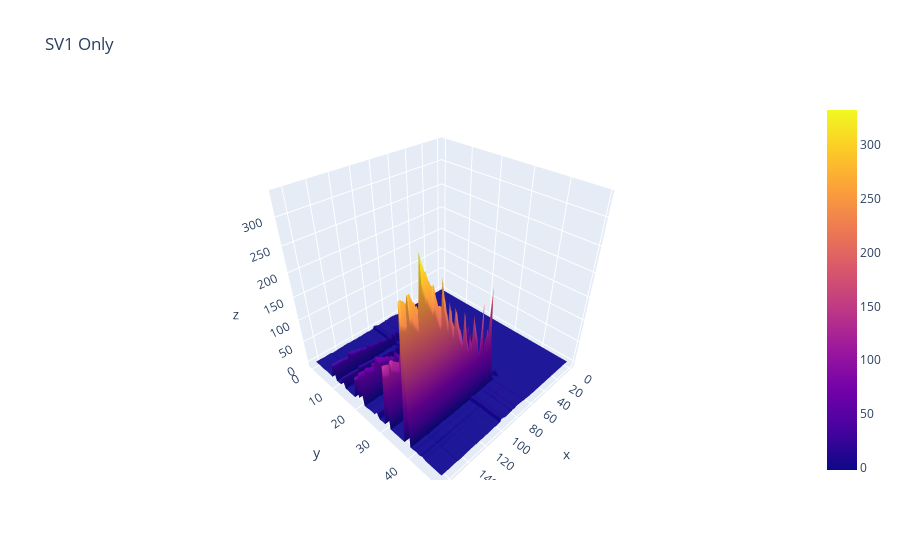

The code cell stored with this chart in its notebook:
### Code cell
coviddata_scaled = coviddeathsdata-coviddeathsdata.mean()
u, s, v = np.linalg.svd(coviddata_scaled, full_matrices=True)
var_explained = np.round(s**2/np.sum(s**2), decimals=3)
labels= ['SV'+str(i) for i in range(1,51)]
svd_df = pd.DataFrame(u[:,0:50], index=coviddata_meta["State"].tolist(), columns=labels)
svd_df=svd_df.reset_index()
svd_df.rename(columns={'index':'State'}, inplace=True)
s = np.diag(s)
approx_uptorank1_meancentered = u[:,:1] @ s[0:1,:1] @ v[:1,:]
a = coviddeathsdata.mean()
b = a.values
approx_uptorank1 = approx_uptorank1_meancentered + b
fig = go.Figure(data=[go.Surface(z=approx_uptorank1)])
fig.update_layout(title='SV1 Only',autosize=True)
fig.show()

### Figure 1 — Plotly figure (JSON) as saved in the notebook; plotly's stock layout.template omitted (floating-point values rounded to 4 significant figures; data arrays with more than 128 entries replaced by an {"elided": "..."} marker saying what was removed)
{"data": [{"type": "surface", "z": {"elided": "50x166 float values"}}], "layout": {"autosize": true, "title": {"text": "SV1 Only"}}}
